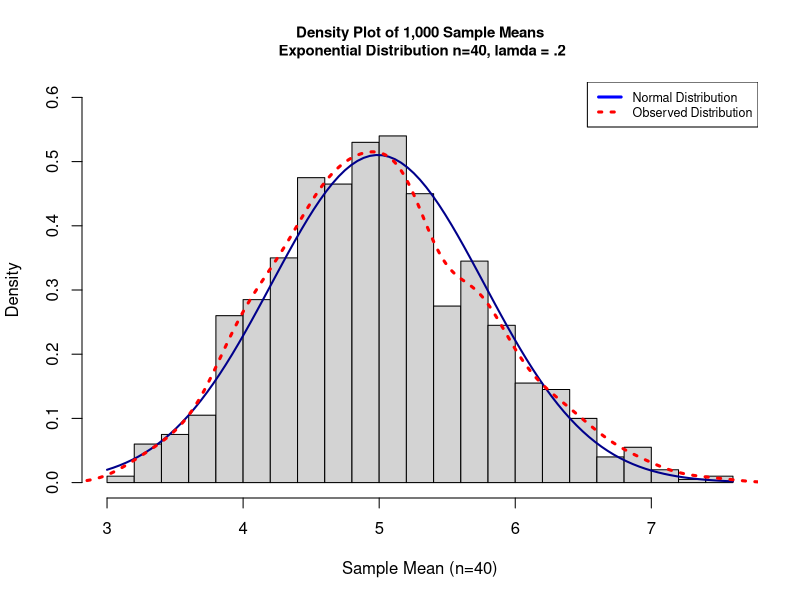

This figure's R source:
## ---- chunk 1
set.seed(1)
library(data.table)
#define function to collect sample mean of n=40 from aforementioned distribution
sim_exp = function(x){return(x * mean(rexp(40, .2)))}

#Collect 1000 sample means of size n=40 with lambda = .2
sim = apply(data.table(rep.int(1, 1000)), 1, sim_exp)
## ---- chunk 2
theoretical_variance = round(((1/.2) / sqrt(40))^2,3)
actual_variance = round(var(sim),3)
theoretical_mean = 1/.2  #theo mean = 1/lambda
actual_mean = round(mean(sim),3)
compare_var = rbind(theoretical_mean,actual_mean,theoretical_variance, actual_variance)
compare_var #Display the difference
## ---- chunk 3
#Generate Histogram
hist(sim, prob = T, main = 'Density Plot of 1,000 Sample Means\n Exponential Distribution n=40, lamda = .2',
     xlab = 'Sample Mean (n=40)',
     cex.main = .9,
     ylim = c(0,.6),
     breaks = 20
)

curve(dnorm(x, mean(sim), sd(sim)), 
           add = TRUE,
           col = 'darkblue', lwd = 2)

lines(density(sim), lty="dotted", col="red", lwd=3) 

#create legend
legend('topright', lty =c(1, 3), lwd = 3, col = c('blue', 'red'),
       cex = .75,
       legend = c('Normal Distribution', 'Observed Distribution')
)
## ---- chunk 4
#calculate the confidence interval
ci = mean(sim) + (c(-1,1)* (1.96 * ((1/.2) / sqrt(40))))
#calculate the coverage
sum(between(sim, ci[1], ci[2])) / length(sim)
